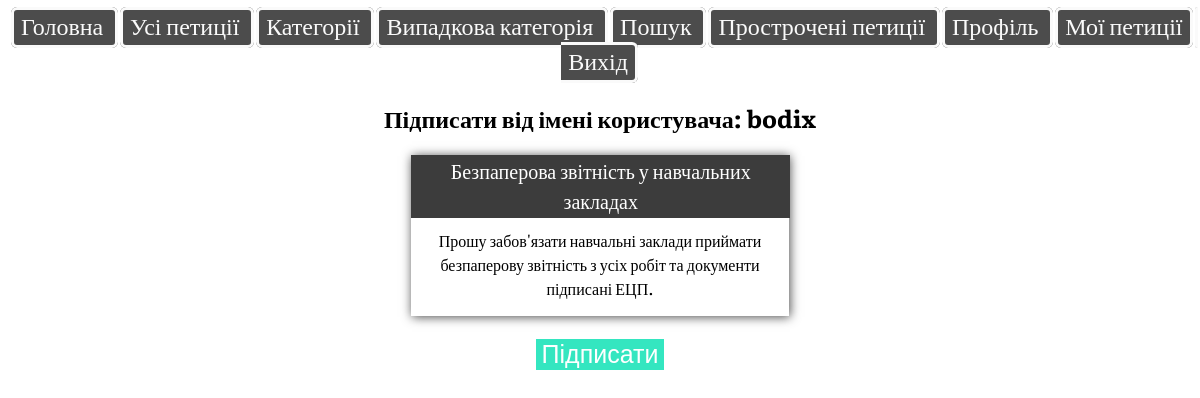
The app's page /petition/41/sign/ (signed in) with its own data.
### petition_service/models.py (models this page shows, shortened)
class Petition(models.Model):
    category = models.ForeignKey(Category, verbose_name="Категорія", on_delete=models.SET_NULL, null=True)
    author = models.ForeignKey(User, verbose_name="Автор", on_delete=models.CASCADE)
    title = models.CharField("Назва", max_length=100)
    text = models.TextField("Зміст")
    creation_date = models.DateField("Дата створення", default=timezone.now().date())
    status = models.ForeignKey(Status, verbose_name="Статус", on_delete=models.SET_NULL, null=True)
    deleted = models.BooleanField('Видалена', default=False)
    overdue = models.BooleanField('Прострочена', default=False)
    def get_absolute_url(self):
        return reverse('petition_detail', kwargs={'id': self.id})
    class Meta:
        verbose_name = "Петиція"
        verbose_name_plural = "Петиції"

### petition_service/views.py (the view, shortened to what this page needs)
# urls.py: path('petition/<int:id>/sign/', views.Sign, name='sign'),
def Sign(request, id):
    petition = Petition.objects.get(id=id)
    sign = ''
    if request.method != 'POST':
        header = ''
        if request.user.username == "":
            header = 'Для підпису петиції потрібно авторизуватися!'
        else:
            sign = Signature.objects.filter(signer__username=request.user.username, petition_id=id)
            if len(sign) == 0:
                header = 'Підписати від імені користувача: ' + request.user.username
            else:
                header = 'Ви вже підписали дану петицію'
        return render(request, 'petitions/sign.html', {'petition': petition, 'header': header})

### templates/petitions/sign.html (shortened to what this page needs)
{% extends 'base.html' %}
{% load static %}
{% block content %}
    <link rel="stylesheet" type="text/css" href="{% static 'styles/style_sign.css'%}">
    <div class="form">
    <h2>{{ header }}</h2>
    <span class="petition"><a href="{{petition.get_absolute_url}}">{{petition.title}}</a>
    <p>{{ petition.text}}</p>
    </span>
    <br>
    <form method="post" action="">
    {% if user.is_authenticated %}
        <input type="submit" id='sign' value="Підписати">
        {% endif %}
    </form>
    </div>
{% endblock %}

### static/styles/style_sign.css (style rules this page uses)
body { font-family: 'Literata', serif; margin: 10px; }
.petition { width: 32%; margin-bottom: 2%; display: inline-block; #background: linear-gradient(to top, #eaeaea, #fafafa); #border-bottom-right-radius: 3px; #border-bottom-left-radius: 3px; box-shadow: 1px 1px 10px #4a4a4a; }
p { text-align: center; padding-left: 4px; padding-right: 4px; padding-top: 6px; margin-top: 1%; word-wrap: break-word; }
.petition a { display: block; color: white; font-size: 20px; #border: 1.7px outset #7a7a7a; #border-radius: 7px; width: 98.8%; text-align: center; #margin-left: -5px; padding: 3px; padding-top: 0px; background-color: #3c3c3c; text-decoration: none; }
.form { text-align: center; }
.form form { display: inline-table; }
#sign { background-color: #34E6C0; color: white; font-size: 25px; font-weight: normal; text-align: center; display: inline-block; #border: 2px outset black; #border-radius: 8px; }
input[type="submit"] { border: none; outline:none; }

### records on screen
Petition: title "Безпаперова звітність у навчальних закладах", text "Прошу забов'язати навчальні заклади приймати безпаперову звітність з усіх робіт та документи підписані ЕЦП."

### other values on screen
{{ header }} "Підписати від імені користувача: bodix"
